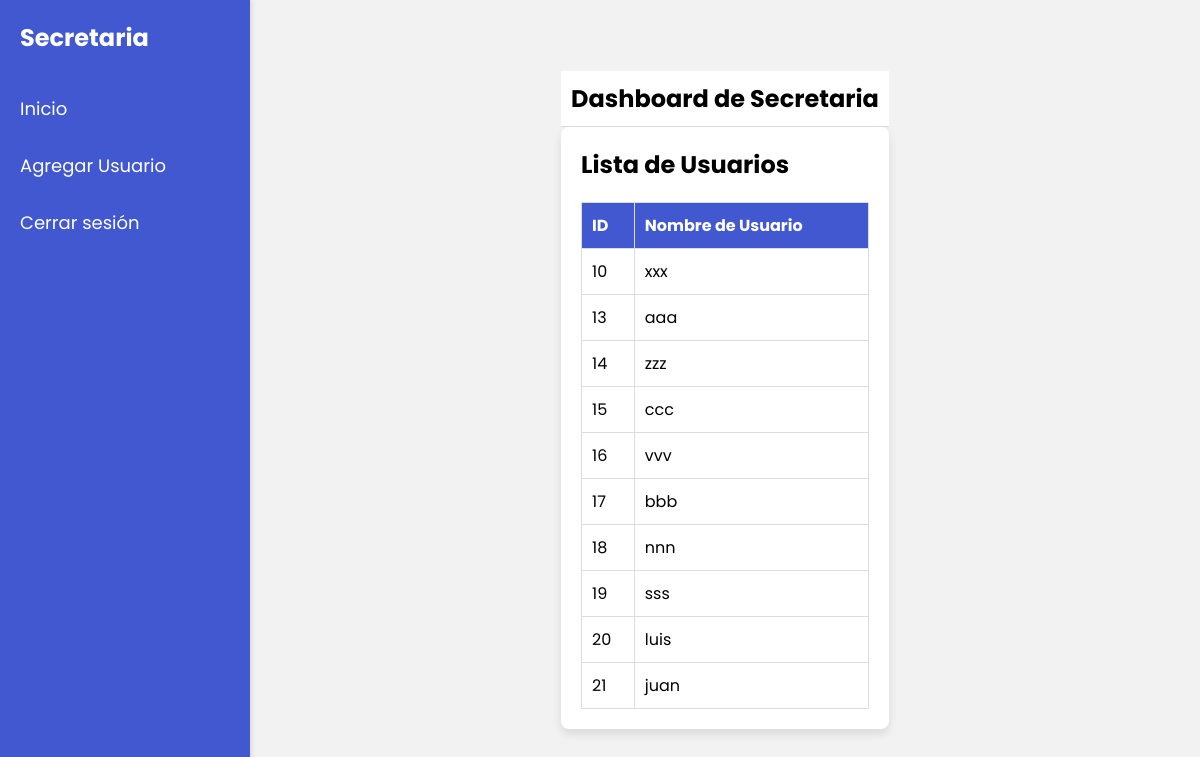
Page /Home/dashboarduser.php (signed in) on the earlier database version.
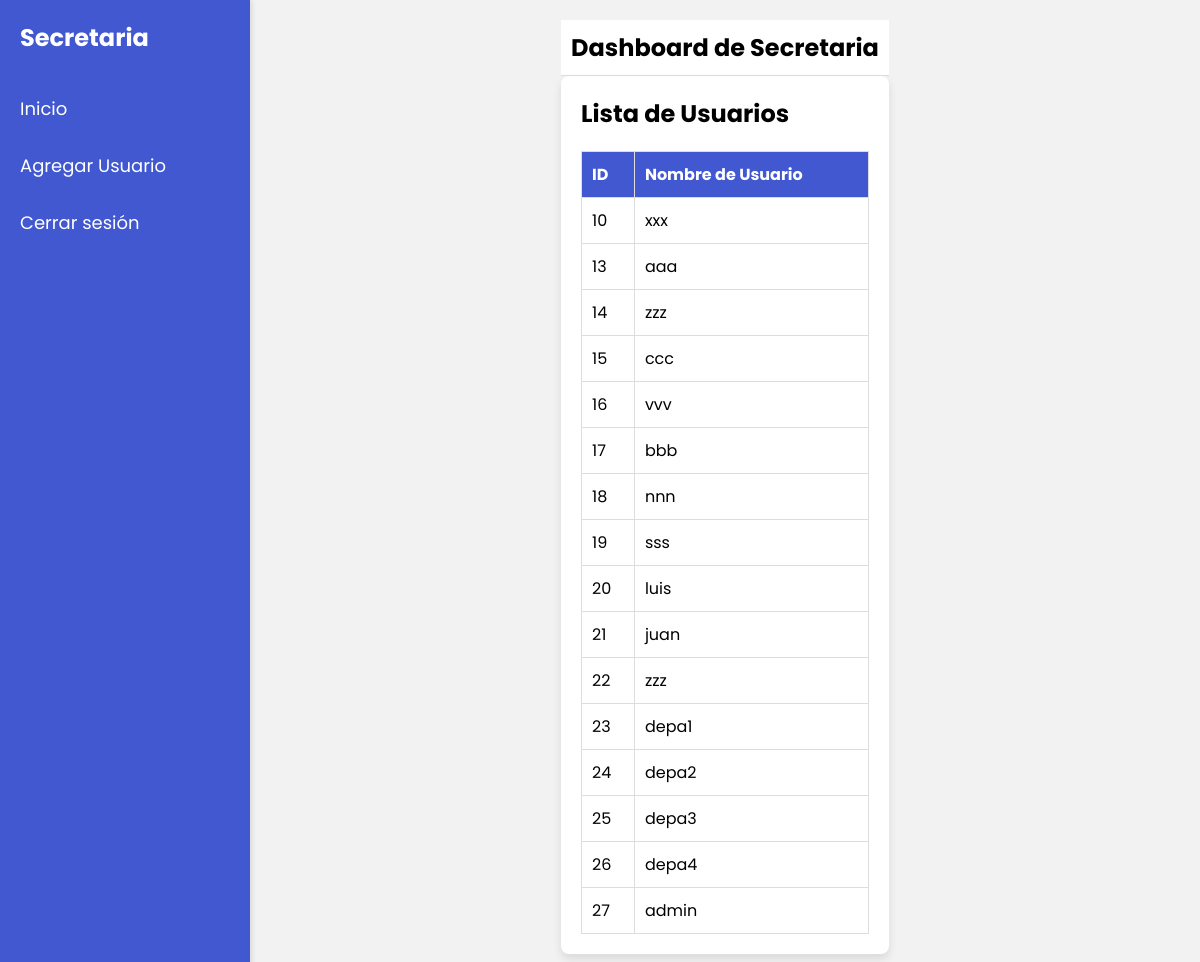
Same page on the later database version.
### tables this page shows
CREATE TABLE `usuarios` (
  `id` int(3) NOT NULL AUTO_INCREMENT,
  `username` varchar(15) NOT NULL,
  `password` varchar(100) NOT NULL,
  `nombre` varchar(25) NOT NULL,
  `departamento_id` int(3) NOT NULL,
  `puesto` varchar(25) NOT NULL,
  `role_id` int(3) NOT NULL,
  PRIMARY KEY (`id`),
  KEY `fk_usuario_departamento` (`departamento_id`),
  KEY `fk_usuario_roles` (`role_id`),
  CONSTRAINT `fk_usuario_departamento` FOREIGN KEY (`departamento_id`) REFERENCES `departamentos` (`id`) ON UPDATE CASCADE,
  CONSTRAINT `fk_usuario_roles` FOREIGN KEY (`role_id`) REFERENCES `roles` (`id`) ON UPDATE CASCADE
);

### Home/dashboarduser.php (the view, shortened to what this page needs)
<?php
$connection = new Connection();
$pdo = $connection->connect();
$sql = "SELECT id, username FROM usuarios";
$stmt = $pdo->query($sql);
$users = $stmt->fetchAll(PDO::FETCH_ASSOC);
?>
<!DOCTYPE html>
<html lang="es">
<head>
    <link rel="stylesheet" href="../css/style.css">
</head>
<body>
    <div class="sidebar">
        <h2>Secretaria</h2>
        <a href="secretary_dashboard.php">Inicio</a>
        <a href="register.php">Agregar Usuario</a>
        <a href="../InicioSesion/CerrarSesion.php">Cerrar sesión</a>
    </div>
    <div class="main-content">
        <div class="header">
            <h1>Dashboard de Secretaria</h1>
        </div>
        <div class="user-list">
            <h2>Lista de Usuarios</h2>
            <table>
                <thead>
                    <tr>
                        <th>ID</th>
                        <th>Nombre de Usuario</th>
                    </tr>
                </thead>
                <tbody>
                    <?php foreach ($users as $user): ?>
                        <tr>
                            <td><?php echo htmlspecialchars($user['id']); ?></td>
                            <td><?php echo htmlspecialchars($user['username']); ?></td>
                        </tr>
                    <?php endforeach; ?>
                </tbody>
            </table>
        </div>
    </div>
</body>
</html>

### css/style.css (style rules this page uses)
* { margin: 0; padding: 0; box-sizing: border-box; font-family: 'Poppins', sans-serif; }
html,body { display: grid; height: 100%; width: 100%; place-items: center; background: #f2f2f2; }
.sidebar { width: 250px; background: #4158d0; color: #fff; padding: 20px; height: 100%; position: fixed; top: 0; left: 0; box-shadow: 2px 0 5px rgba(0,0,0,0.1); }
.sidebar h2 { font-size: 24px; margin-bottom: 20px; }
.sidebar a { display: block; color: #fff; text-decoration: none; padding: 10px 0; font-size: 18px; }
.sidebar { height: 100%; width: 250px; background: #4158d0; position: fixed; top: 0; left: 0; color: #fff; padding: 20px; }
.sidebar h2 { font-size: 24px; margin-bottom: 30px; }
.sidebar a { display: block; color: #fff; text-decoration: none; margin: 10px 0; font-size: 18px; }
.main-content { margin-left: 250px; padding: 20px; }
.header { background: #fff; padding: 10px; border-bottom: 1px solid #ddd; display: flex; justify-content: space-between; align-items: center; }
.header h1 { font-size: 24px; margin: 0; }
.user-list { background: #fff; padding: 20px; border-radius: 8px; box-shadow: 0px 5px 10px rgba(0,0,0,0.1); }
.user-list h2 { margin-bottom: 20px; }
.user-list table { width: 100%; border-collapse: collapse; }
.user-list table, .user-list th, .user-list td { border: 1px solid #ddd; }
.user-list th, .user-list td { padding: 10px; text-align: left; }
.user-list th { background: #4158d0; color: #fff; }

Differences in the rows shown:
added usuarios: id "22", username "zzz"
added usuarios: id "23", username "depa1"
added usuarios: id "24", username "depa2"
added usuarios: id "25", username "depa3"
added usuarios: id "26", username "depa4"
added usuarios: id "27", username "admin"
